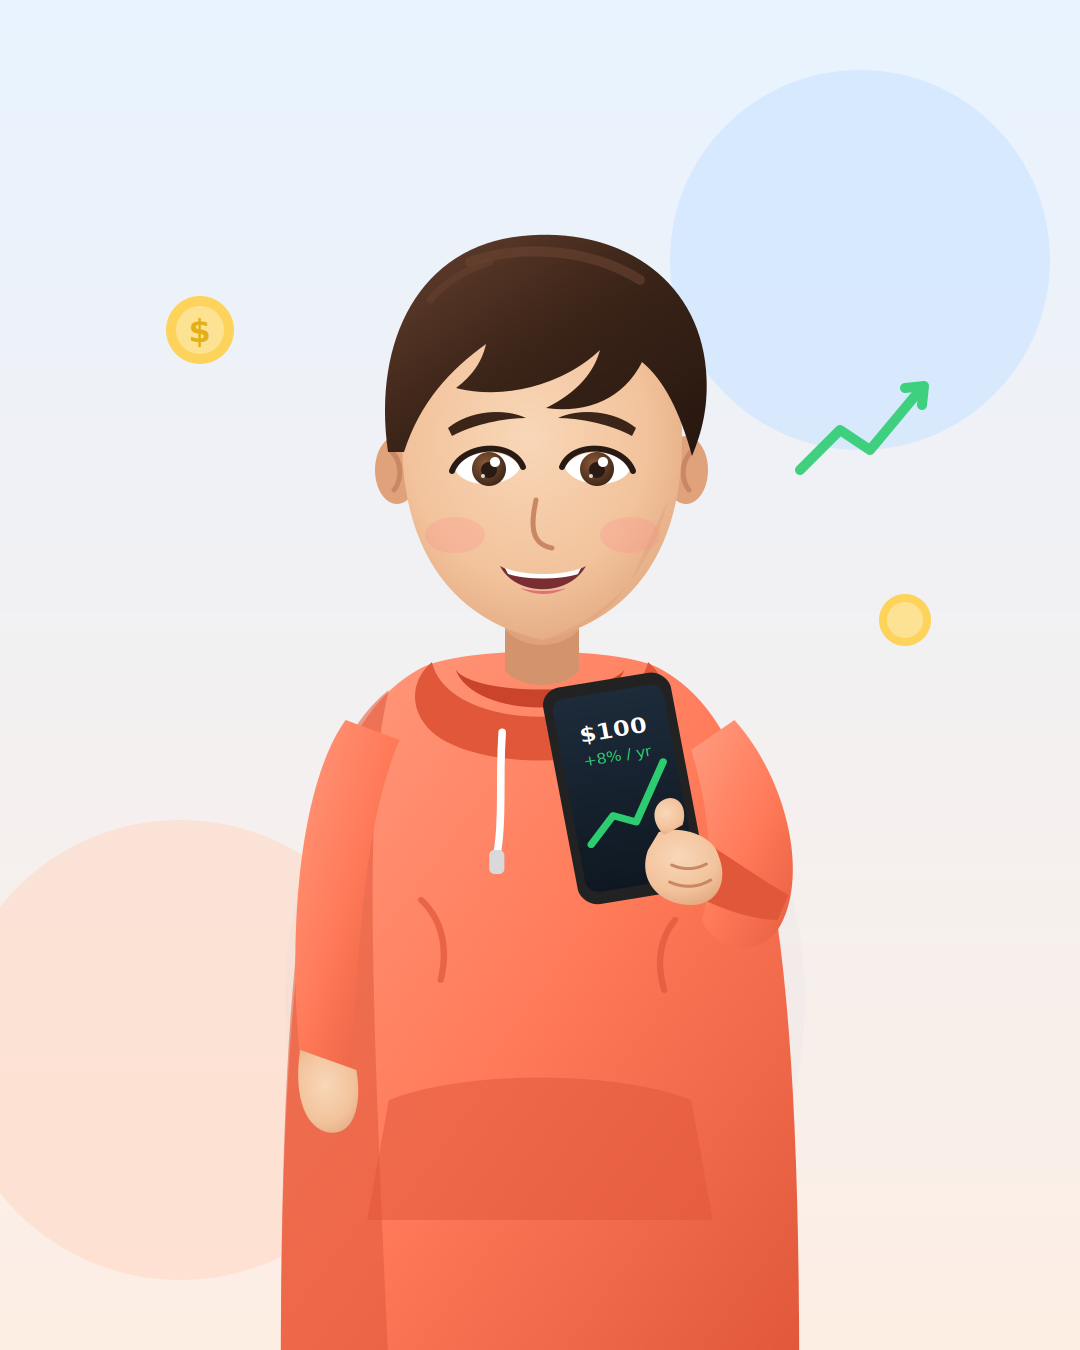

Write Python code to recreate this figure.
"""Sammy v2: a polished flat-illustration character drawn 100% by code (SVG curves, gradients, shading).

Every part is its own group, so it can be animated later (head tilt, blink, arm wave, mouth shapes).
    python demo_videos/sammy_v2.py out.png
"""
import sys

import cairosvg

SKIN, SKIN_SH, SKIN_HI = "#f2c39c", "#dfa27a", "#f9d7b8"
HAIR, HAIR_HI = "#3b2418", "#6a4331"
HOOD, HOOD_SH, HOOD_HI = "#ff7a59", "#e0573a", "#ff9c80"
INK = "#2a1a14"


def sammy(mouth="smile", blink=False):
    eyes = "" if blink else f"""
      <g id="eyes">
        <path d="M455,470 C465,448 510,446 520,468 C510,488 466,490 455,470 Z" fill="#fff"/>
        <path d="M565,468 C575,446 620,448 630,470 C619,490 575,488 565,468 Z" fill="#fff"/>
        <circle cx="489" cy="469" r="17" fill="url(#iris)"/><circle cx="597" cy="469" r="17" fill="url(#iris)"/>
        <circle cx="489" cy="470" r="8" fill="{INK}"/><circle cx="597" cy="470" r="8" fill="{INK}"/>
        <circle cx="495" cy="462" r="5" fill="#fff"/><circle cx="603" cy="462" r="5" fill="#fff"/>
        <circle cx="483" cy="476" r="2" fill="#fff" opacity=".8"/><circle cx="591" cy="476" r="2" fill="#fff" opacity=".8"/>
        <path d="M452,471 C462,444 512,440 523,467" fill="none" stroke="{INK}" stroke-width="6" stroke-linecap="round"/>
        <path d="M562,467 C573,440 623,444 633,471" fill="none" stroke="{INK}" stroke-width="6" stroke-linecap="round"/>
      </g>"""
    if blink:
        eyes = f"""<g id="eyes" fill="none" stroke="{INK}" stroke-width="6" stroke-linecap="round">
          <path d="M455,474 C470,486 506,486 520,474"/><path d="M565,474 C579,486 615,486 630,474"/></g>"""
    mouths = {
        "smile": f"""<path d="M500,566 C515,596 568,598 586,566 C565,578 520,578 500,566 Z" fill="#7a2e33"/>
                    <path d="M505,568 C525,576 562,576 581,568 L578,574 C560,580 526,580 508,574 Z" fill="#fff"/>
                    <path d="M520,588 C535,596 552,596 566,588 C552,592 535,592 520,588 Z" fill="#e0707a"/>""",
        "ah": f"""<path d="M505,560 C505,610 580,610 580,560 C560,570 525,570 505,560 Z" fill="#7a2e33"/>
                 <path d="M512,562 C530,570 556,570 574,562 L570,570 C552,576 532,576 515,570 Z" fill="#fff"/>
                 <ellipse cx="543" cy="592" rx="20" ry="9" fill="#e0707a"/>""",
        "oo": f"""<ellipse cx="543" cy="575" rx="14" ry="16" fill="#7a2e33"/>
                 <ellipse cx="543" cy="575" rx="14" ry="16" fill="none" stroke="#d68080" stroke-width="5"/>""",
    }
    return f"""
<svg xmlns="http://www.w3.org/2000/svg" width="1080" height="1350" viewBox="0 0 1080 1350">
  <defs>
    <linearGradient id="bg" x1="0" y1="0" x2="0" y2="1">
      <stop offset="0" stop-color="#e8f3ff"/><stop offset="1" stop-color="#fdeee4"/></linearGradient>
    <radialGradient id="skin" cx=".45" cy=".4" r=".7">
      <stop offset="0" stop-color="{SKIN_HI}"/><stop offset=".6" stop-color="{SKIN}"/><stop offset="1" stop-color="{SKIN_SH}"/></radialGradient>
    <linearGradient id="hood" x1="0" y1="0" x2="1" y2="1">
      <stop offset="0" stop-color="{HOOD_HI}"/><stop offset=".5" stop-color="{HOOD}"/><stop offset="1" stop-color="{HOOD_SH}"/></linearGradient>
    <radialGradient id="iris" cx=".4" cy=".35" r=".7">
      <stop offset="0" stop-color="#8a5a3a"/><stop offset="1" stop-color="#3d2416"/></radialGradient>
    <linearGradient id="hair" x1="0" y1="0" x2="1" y2="1">
      <stop offset="0" stop-color="{HAIR_HI}"/><stop offset=".5" stop-color="{HAIR}"/><stop offset="1" stop-color="#26160f"/></linearGradient>
    <linearGradient id="screen" x1="0" y1="0" x2="0" y2="1">
      <stop offset="0" stop-color="#1d2b3a"/><stop offset="1" stop-color="#0f1822"/></linearGradient>
    <filter id="soft" x="-20%" y="-20%" width="140%" height="140%"><feGaussianBlur stdDeviation="14"/></filter>
  </defs>

  <!-- background -->
  <rect width="1080" height="1350" fill="url(#bg)"/>
  <circle cx="860" cy="260" r="190" fill="#cfe6ff" opacity=".7"/>
  <circle cx="180" cy="1050" r="230" fill="#ffd9c7" opacity=".6"/>
  <g opacity=".9">
    <circle cx="200" cy="330" r="34" fill="#ffcf4a"/><circle cx="200" cy="330" r="24" fill="#ffe08a"/>
    <text x="200" y="342" font-family="DejaVu Sans" font-weight="bold" font-size="32" fill="#e0a800" text-anchor="middle">$</text>
    <circle cx="905" cy="620" r="26" fill="#ffcf4a"/><circle cx="905" cy="620" r="18" fill="#ffe08a"/>
    <path d="M800,470 L840,430 L870,450 L920,390" fill="none" stroke="#2ecc71" stroke-width="10" stroke-linecap="round" stroke-linejoin="round"/>
    <path d="M905,388 L924,386 L922,405" fill="none" stroke="#2ecc71" stroke-width="10" stroke-linecap="round" stroke-linejoin="round"/>
  </g>

  <!-- soft shadow behind him -->
  <ellipse cx="545" cy="1000" rx="260" ry="330" fill="#9bb4d0" opacity=".25" filter="url(#soft)"/>

  <g transform="translate(540 0) scale(1.08 1) translate(-540 -80)">
  <g id="body">
    <!-- torso (hoodie) -->
    <path d="M300,1450 C300,960 340,800 430,748 C470,726 610,726 650,748 C740,800 780,960 780,1450 Z" fill="url(#hood)"/>
    <path d="M300,1450 C300,980 330,830 400,770 C380,860 380,1000 400,1450 Z" fill="{HOOD_SH}" opacity=".55"/>
    <!-- hood around the neck -->
    <path d="M440,742 C455,815 625,815 640,742 C660,760 662,790 640,812 C600,850 480,850 440,812 C418,790 420,760 440,742 Z" fill="{HOOD_SH}"/>
    <path d="M462,750 C480,800 600,800 618,750 C600,776 480,776 462,750 Z" fill="#c9442a"/>
    <!-- drawstrings -->
    <path d="M505,812 C502,860 506,900 500,935" fill="none" stroke="#fff" stroke-width="7" stroke-linecap="round"/>
    <path d="M575,812 C578,860 574,900 580,935" fill="none" stroke="#fff" stroke-width="7" stroke-linecap="round"/>
    <rect x="493" y="930" width="14" height="24" rx="5" fill="#d9d9d9"/><rect x="573" y="930" width="14" height="24" rx="5" fill="#d9d9d9"/>
    <!-- pocket and a couple of folds -->
    <path d="M400,1180 C470,1150 610,1150 680,1180 L700,1300 L380,1300 Z" fill="{HOOD_SH}" opacity=".5"/>
    <path d="M430,980 C450,1000 455,1030 448,1060" fill="none" stroke="{HOOD_SH}" stroke-width="6" stroke-linecap="round" opacity=".7"/>
    <path d="M665,1000 C650,1020 648,1045 655,1070" fill="none" stroke="{HOOD_SH}" stroke-width="6" stroke-linecap="round" opacity=".7"/>
  </g>

  <!-- left arm (his right), relaxed -->
  <g id="arm_r">
    <path d="M360,800 C320,860 305,1000 318,1140 C322,1170 360,1172 366,1140 C372,1020 378,900 410,820 Z" fill="url(#hood)"/>
    <path d="M318,1130 C312,1170 320,1205 342,1212 C366,1218 376,1188 370,1150 Z" fill="url(#skin)"/>
  </g>

  </g>
  <!-- neck and head -->
  <g id="head">
    <path d="M505,610 L505,670 C518,690 566,690 579,670 L579,610 Z" fill="{SKIN_SH}"/>
    <path d="M505,630 C525,650 559,650 579,630 L579,670 C566,690 518,690 505,670 Z" fill="#c98763" opacity=".55"/>
    <!-- ears -->
    <ellipse cx="397" cy="470" rx="22" ry="34" fill="{SKIN_SH}"/><ellipse cx="686" cy="470" rx="22" ry="34" fill="{SKIN_SH}"/>
    <path d="M392,452 C402,462 402,480 394,490" fill="none" stroke="#c98763" stroke-width="5" stroke-linecap="round"/>
    <path d="M691,452 C681,462 681,480 689,490" fill="none" stroke="#c98763" stroke-width="5" stroke-linecap="round"/>
    <!-- face -->
    <path d="M402,440 C400,340 460,300 542,300 C624,300 684,340 682,440 C682,540 640,618 542,640 C444,618 402,540 402,440 Z" fill="url(#skin)"/>
    <path d="M640,560 C620,610 585,630 542,640 C600,620 650,580 668,500 Z" fill="{SKIN_SH}" opacity=".45"/>
    <!-- hair -->
    <path d="M388,452 C372,340 420,246 522,236 C616,226 698,276 706,370 C709,405 702,432 692,456
             C680,412 664,380 642,362 C624,398 588,414 546,408 C578,392 594,372 600,350
             C562,386 502,400 456,388 C472,376 482,362 486,344 C450,370 420,402 404,452 Z" fill="url(#hair)"/>
    <path d="M470,262 C520,244 590,248 640,280" fill="none" stroke="{HAIR_HI}" stroke-width="10" stroke-linecap="round" opacity=".6"/>
    <path d="M430,300 C445,282 465,270 490,262" fill="none" stroke="{HAIR_HI}" stroke-width="7" stroke-linecap="round" opacity=".5"/>
    <!-- brows -->
    <path d="M448,428 C470,410 505,408 526,418 C505,418 474,424 452,436 Z" fill="{HAIR}"/>
    <path d="M636,428 C614,410 579,408 558,418 C579,418 610,424 632,436 Z" fill="{HAIR}"/>
    {eyes}
    <!-- nose -->
    <path d="M536,500 C530,528 532,544 552,548" fill="none" stroke="#c98763" stroke-width="5" stroke-linecap="round"/>
    <!-- cheeks -->
    <ellipse cx="455" cy="535" rx="30" ry="18" fill="#ff8a8a" opacity=".25"/>
    <ellipse cx="630" cy="535" rx="30" ry="18" fill="#ff8a8a" opacity=".25"/>
    <g id="mouth">{mouths[mouth]}</g>
  </g>

  <!-- right arm (his left) holding a phone -->
  <g transform="translate(540 0) scale(1.08 1) translate(-540 -80)">
  <g id="arm_l">
    <path d="M720,800 C770,860 790,960 760,1010 C740,1040 700,1030 690,1000 C700,960 700,900 680,830 Z" fill="url(#hood)"/>
    <path d="M760,1000 C730,1000 680,980 650,950 L690,920 C720,940 745,960 770,975 Z" fill="{HOOD_SH}"/>
    <g transform="rotate(-10 610 880)">
      <rect x="560" y="760" width="120" height="220" rx="18" fill="#222"/>
      <rect x="568" y="772" width="104" height="196" rx="12" fill="url(#screen)"/>
      <path d="M580,920 L605,895 L625,905 L660,850" fill="none" stroke="#2ecc71" stroke-width="7" stroke-linecap="round" stroke-linejoin="round"/>
      <text x="620" y="818" font-family="DejaVu Sans" font-weight="bold" font-size="22" fill="#fff" text-anchor="middle">$100</text>
      <text x="620" y="842" font-family="DejaVu Sans" font-size="15" fill="#2ecc71" text-anchor="middle">+8% / yr</text>
    </g>
    <!-- hand wrapped around the phone -->
    <path d="M640,930 C630,960 650,985 680,985 C705,985 715,960 705,935 C700,915 670,905 650,912 Z" fill="url(#skin)"/>
    <path d="M655,915 C640,900 645,880 660,878 C672,878 676,892 672,905" fill="url(#skin)"/>
    <path d="M662,945 C672,950 684,950 694,944" fill="none" stroke="#c98763" stroke-width="3" stroke-linecap="round"/>
    <path d="M660,962 C672,968 686,968 698,960" fill="none" stroke="#c98763" stroke-width="3" stroke-linecap="round"/>
  </g>
  </g>
</svg>"""


if __name__ == "__main__":
    out = sys.argv[1] if len(sys.argv) > 1 else "sammy_v2.png"
    cairosvg.svg2png(bytestring=sammy().encode(), write_to=out)
    print("saved", out)
